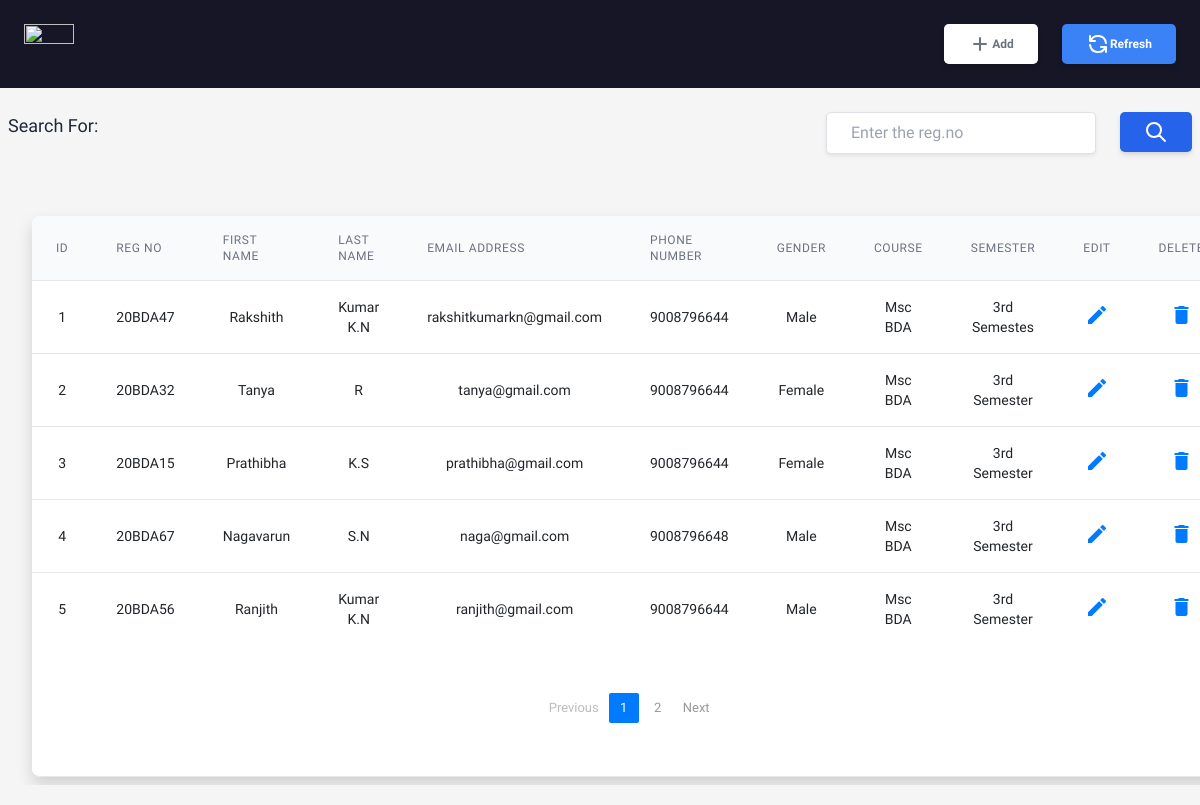
Screenshot of /table with the database file from the repository.
### regpage.py (models this page shows)
class Reg(db.Model):
    id = db.Column(db.Integer, primary_key=True)
    title = db.Column(db.String(80),index=True, nullable=False)
    lastname = db.Column(db.String(50),index=True, nullable=False)
    email = db.Column(db.String(15))
    phno = db.Column(db.Integer)
    gender = db.Column(db.String(50))
    course = db.Column(db.String(80))
    regno = db.Column(db.String(80))
    sem = db.Column(db.String(80))

### regpage.py (the view)
@app.route('/table', methods=['GET', 'POST'], defaults={"page": 1})
@app.route('/<int:page>', methods=['GET', 'POST'])
def table(page):
    page = page
    pages = 5
    books = Reg.query.order_by(Reg.id.asc()).paginate(page,pages,error_out=False)  #desc()
    if request.method == 'POST' and 'tag' in request.form:
       tag = request.form["tag"]
       search = "%{}%".format(tag)
       books = Reg.query.filter(Reg.regno.like(search)).paginate(per_page=pages, error_out=False)
       return render_template('Table.html', books=books, tag=tag)
    return render_template('Table.html', books=books)

### templates/Table.html (shortened to what this page needs)
<!DOCTYPE html>
<html lang="en">
<head>
<link rel="stylesheet" href="https://cdnjs.cloudflare.com/ajax/libs/tailwindcss/2.2.19/tailwind.min.css">
<link rel="stylesheet" href="https://stackpath.bootstrapcdn.com/bootstrap/4.5.0/css/bootstrap.min.css">
<link rel="stylesheet" href="https://maxcdn.bootstrapcdn.com/font-awesome/4.7.0/css/font-awesome.min.css">
</head>
<body>
	<div class="p-4 bg" style="background-color:#161626">
		<div class="flex justify-between">
			<div>
				<a href="/">
				<img src="https://i.ibb.co/jyFyPXC/Pik-Png-com-run-dmc-png-5240809-1.png" alt="" width="50" height="30" />
				</a>
			</div>
			<div class="flex justify-between gap-6">
			<a href="/register" type="button" class="py-2 px-4 flex justify-center items-center text-xs  bg-white hover:bg-blue-700 focus:ring-blue-500 focus:ring-offset-blue-200 text-gray-500 w-full transition ease-in duration-200 text-center font-semibold shadow-md focus:outline-none focus:ring-2 focus:ring-offset-2  rounded-lg ">
				<svg xmlns="http://www.w3.org/2000/svg" class="h-6 w-6" fill="none" viewBox="0 0 24 24" stroke="currentColor">
					<path stroke-linecap="round" stroke-linejoin="round" stroke-width="2" d="M12 6v6m0 0v6m0-6h6m-6 0H6" />
				  </svg>
				Add
				</a>
			<a href="/table" type="button" class="py-2 px-4 flex justify-center items-center text-xs  bg-blue-500 hover:bg-blue-700 focus:ring-blue-500 focus:ring-offset-blue-200 text-white w-full transition ease-in duration-200 text-center font-semibold shadow-md focus:outline-none focus:ring-2 focus:ring-offset-2  rounded-lg ">
				<svg xmlns="http://www.w3.org/2000/svg" class="h-6 w-6" fill="none" viewBox="0 0 24 24" stroke="currentColor">
					<path stroke-linecap="round" stroke-linejoin="round" stroke-width="2" d="M4 4v5h.582m15.356 2A8.001 8.001 0 004.582 9m0 0H9m11 11v-5h-.581m0 0a8.003 8.003 0 01-15.357-2m15.357 2H15" />
				  </svg>
				Refresh
				</a>
			</div>
		</div>
	</div>
	<div class="flex justify-between py-4 px-2">
		<div>
			<p class="text-gray-800 text-lg">Search For: {{tag}}</p>
		</div>
		<div class="flex gap-6">
		<div class=" relative ">
		<form action="/table" method="post" autocomplete="off">
		<input type="text" name="tag" id="tag" class=" rounded-lg border-transparent flex-1 appearance-none border border-gray-300 w-full py-2 px-4 bg-white text-gray-700 placeholder-gray-400 shadow-sm text-base focus:outline-none focus:ring-2 focus:ring-purple-600 focus:border-transparent" placeholder="Enter the reg.no"/>
		</div>
		<div>
			<button type="submit" value="Search" class="w-8 h-10 py-2 px-4 flex justify-center items-center  bg-blue-600  focus:ring-blue-500 focus:ring-offset-blue-200 text-white w-full transition ease-in duration-200 text-center text-base font-semibold shadow-md focus:outline-none focus:ring-2 focus:ring-offset-2 rounded-lg ">
				<svg xmlns="http://www.w3.org/2000/svg" class="h-6 w-6" fill="none" viewBox="0 0 24 24" stroke="currentColor">
					<path stroke-linecap="round" stroke-linejoin="round" stroke-width="2" d="M21 21l-6-6m2-5a7 7 0 11-14 0 7 7 0 0114 0z" />
				  </svg>
			</button>
		</div>
		</div>
	</div>
	<div class="flex flex-col p-8">
        <div class="-my-2 overflow-x-auto sm:-mx-6 lg:-mx-8">
            <div class="py-2 align-middle inline-block min-w-full sm:px-6 lg:px-8">
                <div class="shadow overflow-hidden border-b border-gray-200 sm:rounded-lg">
					<table class="min-w-full divide-y divide-gray-200">
						<thead>
                            <tr>
								<th class="px-6 py-3 bg-gray-50 text-left text-xs leading-4 font-medium text-gray-500 uppercase tracking-wider">ID</th>
                                <th class="px-6 py-3 bg-gray-50 text-left text-xs leading-4 font-medium text-gray-500 uppercase tracking-wider">Reg No</th>
                                <th class="px-6 py-3 bg-gray-50 text-left text-xs leading-4 font-medium text-gray-500 uppercase tracking-wider">First Name</th>
                                <th class="px-6 py-3 bg-gray-50 text-left text-xs leading-4 font-medium text-gray-500 uppercase tracking-wider">Last Name</th>
                                <th class="px-6 py-3 bg-gray-50 text-left text-xs leading-4 font-medium text-gray-500 uppercase tracking-wider">Email Address</th>
								<th class="px-6 py-3 bg-gray-50 text-left text-xs leading-4 font-medium text-gray-500 uppercase tracking-wider">Phone Number</th>
								<th class="px-6 py-3 bg-gray-50 text-left text-xs leading-4 font-medium text-gray-500 uppercase tracking-wider">Gender </th>
								<th class="px-6 py-3 bg-gray-50 text-left text-xs leading-4 font-medium text-gray-500 uppercase tracking-wider">Course</th>
								<th class="px-6 py-3 bg-gray-50 text-left text-xs leading-4 font-medium text-gray-500 uppercase tracking-wider">Semester</th>
								<th class="px-6 py-3 bg-gray-50 text-left text-xs leading-4 font-medium text-gray-500 uppercase tracking-wider">Edit</th>
								<th class="px-6 py-3 bg-gray-50 text-left text-xs leading-4 font-medium text-gray-500 uppercase tracking-wider">Delete</th>
							</tr>
                        </thead>
						<tbody class="bg-white divide-y divide-gray-200">
							{% for book in books.items %}
							<tr>
								<td class="px-6 py-3 text-sm whitespace-no-wrap text-center">
									{{ book.id}}
								</td>
								<td class="px-6 py-3 text-sm whitespace-no-wrap text-center">
									{{ book.regno}}
								</td>
								<td class="px-6 py-3 text-sm whitespace-no-wrap text-center">
									{{ book.title}}
								</td>
								<td class="px-6 py-3 text-sm whitespace-no-wrap text-center">
									{{ book.lastname}}
								</td>
								<td class="px-6 py-3 text-sm whitespace-no-wrap text-center">
									{{ book.email}}
								</td>
								<td class="px-6 py-3 text-sm whitespace-no-wrap text-center">
									{{ book.phno}}
								</td>
								<td class="px-6 py-3 text-sm whitespace-no-wrap text-center">
									{{ book.gender}}
								</td>
								<td class="px-6 py-3 text-sm whitespace-no-wrap text-center">
									{{ book.course}}
								</td>
								<td class="px-6 py-3 text-sm whitespace-no-wrap text-center">
									{{ book.sem}}
								</td>
								<td class="px-6 py-3 text-sm whitespace-no-wrap text-center">
									<a href="/update/{{book.id}}" data-toggle="modal" data-target="#editEmployeeModal{{book.id}}"><i class="material-icons" data-toggle="tooltip" title="Edit">&#xE254;</i></a>
								</td>
								<td class="px-6 py-3 text-sm whitespace-no-wrap text-center">
									<a href="/delete/{{ book.id }}"  data-toggle="modal" data-target="#deleteEmployeeModal{{book.id}}"><i class="material-icons" data-toggle="tooltip" title="Delete">&#xE872;</i></a>
								</td>
							</tr>
							{% endfor %}
						</tbody>
					</table>
					<div class="px-5 bg-white py-5 flex flex-col xs:flex-row items-center xs:justify-between">
						<div class="flex items-center">
							<nav aria-label="Page navigation example">
								<div class="clearfix">
									<ul class="pagination">
										{% if books.has_prev %}
										  <li class="page-item"> <a class="page-link" href="{{ url_for('table', page=books.prev_num) }}">Previous</a></li>
										{% else %}
										  <li class="page-item"><a class="page-link btn disabled" href="#">Previous</a></li>
										{% endif %}
						 {% for page in books.iter_pages(left_edge=3, right_edge=3) %}
						 {% if page %}
						  {% if page==books.page %}
						   <li class="page-item active"><a class="page-link" href="{{ url_for('table', page=page) }}">{{ page }}</a></li>
						  {% else %}
						   <li class="page-item"><a class="page-link" href="{{ url_for('table', page=page) }}">{{ page }}</a></li>
						  {% endif %}
						 {% else %}
						  <li class="page-item disabled" id="example_ellipsis"><a href="#" class="page-link">…</a></li>
						 {% endif %}
						 {% endfor %}
										{% if books.has_next %}
										  <li class="page-item"> <a class="page-link" href="{{ url_for('table', page=books.next_num) }}">Next</a></li>
										{% else %}
										  <li class="page-item"><a class="page-link btn disabled" href="#">Next</a></li>
										{% endif %}
									</ul>
									</div>
						</nav>
						</div>
					</div>
				</div>
			</div>
		</div>
	</div>
</body>
</html>

### templates/Table.html (style rules this page uses)
body { background: #f5f5f5; font-family: 'Varela Round', sans-serif; font-size: 13px; }
.bg { color: #161626; }
.pagination { float: right; margin: 0 0 5px; }
.pagination li a { border: none; font-size: 13px; min-width: 30px; min-height: 30px; color: #999; margin: 0 2px; line-height: 30px; border-radius: 2px !important; text-align: center; padding: 0 6px; }
.pagination li.active a { background: #03A9F4; }

### rows the page displays
Reg: id "1", regno "20BDA47", title "Rakshith", lastname "Kumar K.N", email "rakshitkumarkn@gmail.com", phno "9008796644", gender "Male", course "Msc BDA", sem "3rd Semestes"
Reg: id "2", regno "20BDA32", title "Tanya", lastname "R", email "tanya@gmail.com", phno "9008796644", gender "Female", course "Msc BDA", sem "3rd Semester"
Reg: id "3", regno "20BDA15", title "Prathibha", lastname "K.S", email "prathibha@gmail.com", phno "9008796644", gender "Female", course "Msc BDA", sem "3rd Semester"
Reg: id "4", regno "20BDA67", title "Nagavarun", lastname "S.N", email "naga@gmail.com", phno "9008796648", gender "Male", course "Msc BDA", sem "3rd Semester"
Reg: id "5", regno "20BDA56", title "Ranjith", lastname "Kumar K.N", email "ranjith@gmail.com", phno "9008796644", gender "Male", course "Msc BDA", sem "3rd Semester"

### other values shown
{{ page }} "1"
{{ page }} "2"
